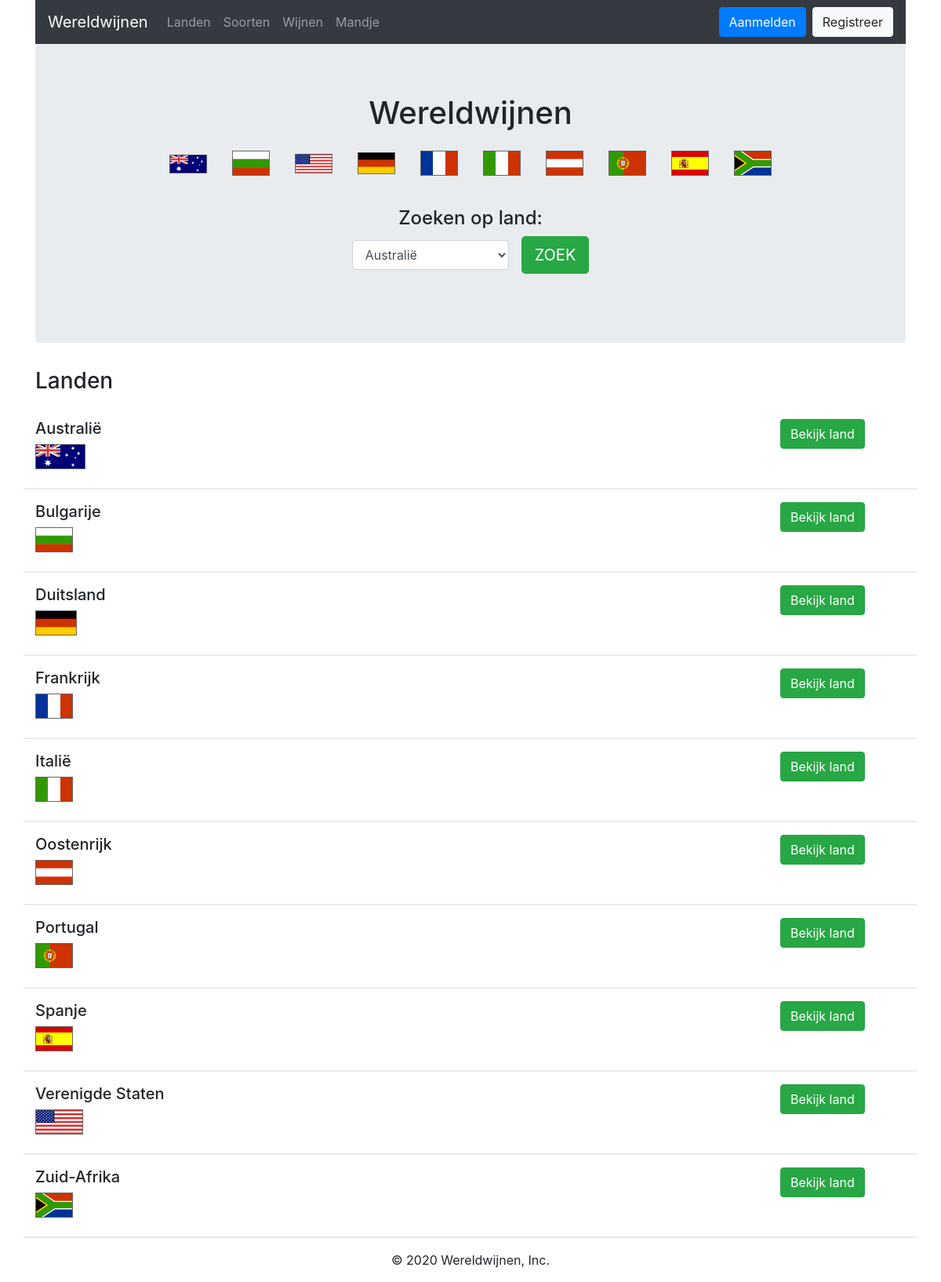
The page /landen.php on the database its author committed.
### tables this page shows
CREATE TABLE landen (
  id int unsigned NOT NULL,
  naam varchar(50) NOT NULL,
  versie int unsigned not null default 0,
  PRIMARY KEY (id) USING BTREE,
  UNIQUE KEY Land(naam) USING BTREE
);

### lib/Template.php (called while the page is built, shortened)
<?php
    class Template {
        protected $template_path;
        public function __construct($template_path) {
            $this->template_path = $template_path;
        }
        public function __toString() {
            include basename($this->template_path);
            return ob_get_clean();
        }
    }
?>

### database/Database.php (called while the page is built)
<?php
    class Database {
        private $host = DB_HOST;
        private $user = DB_USER;
        private $password = DB_PASSWORD;
        private $name = DB_NAME;
        protected function connect() {
            $dbConnection = "mysql:host=" . $this->host . ";dbname=" . $this->name;
            $options = array(
                PDO::ATTR_EMULATE_PREPARES => false,
                PDO::ATTR_PERSISTENT => true,
                PDO::ATTR_ERRMODE => PDO::ERRMODE_EXCEPTION,
                PDO::ATTR_DEFAULT_FETCH_MODE => PDO::FETCH_OBJ
            );
            try {
                $pdo = new PDO($dbConnection, $this->user, $this->password, $options);
                return $pdo;
            } catch (PDOException $e) {
                $this->error = $e->getMessage();
            }
        }
    }
?>

### src/repositories/LandRepository.php (called while the page is built, shortened)
<?php
    class LandRepository extends Database {
        protected function findAll() {
            $sql = "SELECT * FROM landen";
            $stmt = $this->connect()->prepare($sql);
            $stmt->execute();
            return $stmt->fetchAll();
        }
        protected function findAllWithPagination($startAt, $perPage) {
            $sql = "SELECT * FROM landen ORDER BY naam ASC LIMIT :startAt, :perPage";
            $stmt = $this->connect()->prepare($sql);
            $stmt->bindParam(":startAt", $startAt);
            $stmt->bindParam(":perPage", $perPage);
            $stmt->execute();
            return $stmt->fetchAll();
        }
    }
?>

### src/views/LandView.php (called while the page is built, shortened)
<?php
    class LandView extends LandRepository {
        public function getLanden() {
            return $this->findAll();
        }
        public function getLandenWithPagination($startAt, $perPage) {
            return $this->findAllWithPagination($startAt, $perPage);
        }
    }
?>

### includes/autoloader.php (called while the page is built, shortened)
<?php
    function Autoloader($classname) {
        $url = $_SERVER['HTTP_HOST'] . $_SERVER['REQUEST_URI'];
        $path = "src/domain/";
        $extention = ".php";
        if ($classname == "Database") {
            $path = "database/";
        }
        else if ($classname == "Template") {
            $path = "lib/";
        }
        else if ($classname == "Mandje") {
            $path = "src/sessions/";
        }
        else if (strpos($classname, "View")) {
            $path = "src/views/";
        }
        else if (strpos($classname, "Controller")) {
            $path = "src/controllers/";
        }
        else if (strpos($classname, "Repository")) {
            $path = "src/repositories/";
        }
        $fullPath = $path . $classname . $extention;
    }
?>

### templates/includes/header-w-subheader.php (the view, shortened to what this page needs)
<!DOCTYPE html>
<html lang="en">
<head>
    <link rel="stylesheet" href="https://use.fontawesome.com/releases/v5.12.0/css/all.css">
    <link href="https://stackpath.bootstrapcdn.com/bootstrap/4.4.1/css/bootstrap.min.css" rel="stylesheet">
    <link rel="stylesheet" href="css/style.css">
</head>
<body>
    <div class="container">
      <div class="header">
        <nav class="navbar navbar-expand-md navbar-dark bg-dark">
        <a class="navbar-brand" href="index.php">Wereldwijnen</a>
        <div class="container-inline">
            <ul class="navbar-nav mr-auto">
                <li class="nav-item">
                    <a class="nav-link" href="./landen.php">Landen</a>
                </li>
                <li class="nav-item">
                    <a class="nav-link" href="./soorten.php">Soorten</a>
                </li>
                <li class="nav-item">
                    <a class="nav-link" href="./wijnen.php">Wijnen</a>
                </li>
                <li class="nav-item">
                    <a class="nav-link" href="./mandje.php">Mandje</a>
                </li>
            </ul>
        </div>
        <div class="navbar-nav ml-auto navbar-login-logout">
            <?php
                if (isset($_SESSION["usedId"])) {
                    echo '
                    <form method="post" action="./logout.php">
                        <input class="btn btn-danger" type="submit" value="Afmelden">
                    </form>
                    ';
                } else {
                    echo '
                    <a class="btn btn-primary btn-login" href="./login.php">Aanmelden</a>
                    <a class="btn btn-light" href="signup.php">Registreer</a>
                    ';
                }
            ?>
        </div>
      </div>
      <div class="jumbotron">
        <h1>Wereldwijnen</h1>
        <ul class="menu-flags">
            <?php foreach($landenHeader as $landHeader): ?>
                <li><a href="<?php echo "index.php?land=" . $landHeader->id; ?>"><img src="<?php echo './images/' . $landHeader->id . '.png'; ?>"></a></li>
            <?php endforeach; ?>
        </ul>
        <br>
        <h4>Zoeken op land: </h4>
        <form class="form" action="index.php" method="GET">
            <select id="selection" name="land" class="form-control" style="width:200px;">
                <?php foreach($landenHeader as $landHeader): ?>
                    <option class="option-flag" style="background-image:url(<?php echo './images/' . $landHeader->id . '.png'; ?>);" value="<?php echo $landHeader->id; ?>"><?php echo $landHeader->naam; ?></option>
                <?php endforeach; ?>
            </select>
            <br>
            <button type="submit" class="btn btn-lg btn-success">ZOEK</button>
        </form>
        <br>
    </div>

### templates/landenoverzicht.php (shortened to what this page needs)
<?php include 'includes/header-w-subheader.php'; ?>
        <h3 class="title"><?php echo $title; ?></h3>
        <?php
            if ($landen != null) {
            foreach($landen as $land): ?>
            <div class="row marketing">
                <div class="col-md-10">
                <h5><?php echo $land->naam; ?></h5>
                <img src=<?php echo "./images/" . $land->id . ".png"?> alt="">
                <br><br>
                </div>
                <div class="col-md-2">
                    <a href="land.php?id=<?php echo $land->id; ?>" class="btn btn-success">Bekijk land</a>
                </div>
            </div>
        <?php
            endforeach;
            }
        ?>
<?php include 'includes/footer.php'; ?>

### css/style.css (style rules this page uses)
.jumbotron h1, .jumbotron h2, .jumbotron h3, .jumbotron h4, .jumbotron h5, .form { display: flex; justify-content: center; align-items: center; }
.menu-flags { display: flex; justify-content: center; align-items: center; list-style: none; margin: 0; padding: 0; }
li { float: left; }
.menu-flags li { display: block; text-align: center; padding: 16px; text-decoration: none; }
.menu-flags li img { width: 3rem; }
.form > .btn { margin-left: 1rem; }
.title { margin-bottom: 2rem; }
.row.marketing { border-bottom: solid 2px #e9ecef; margin-bottom: 1rem; }
.btn-login { margin-right: 0.5rem; }

### rows shown on the page
landen: shows a picture, naam "Australië"
landen: shows a picture, naam "Bulgarije"
landen: shows a picture, naam "Verenigde Staten"
landen: shows a picture, naam "Duitsland"
landen: shows a picture, naam "Frankrijk"
landen: shows a picture, naam "Italië"
landen: shows a picture, naam "Oostenrijk"
landen: shows a picture, naam "Portugal"
landen: shows a picture, naam "Spanje"
landen: shows a picture, naam "Zuid-Afrika"

### other values the page prints
$title "Landen"
form field land "Australië"
